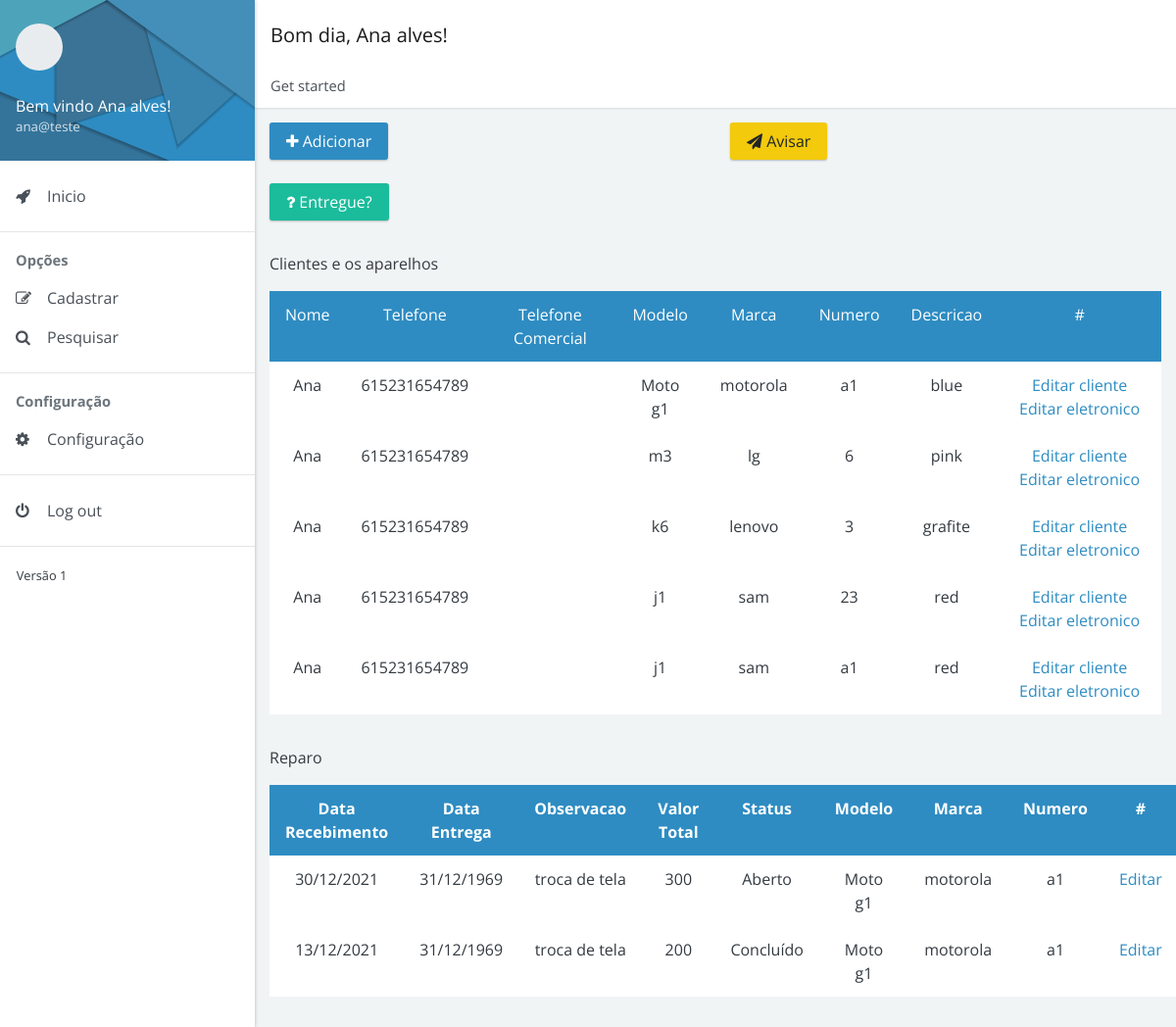
/dashboard/docs/pages/see/ver.php?id=14 (signed in), run on the app's committed database.
### tables this page shows
CREATE TABLE `cliente_eletronico` (
  `cliente_id_cliente` int(11) NOT NULL,
  `eletronico_id_eletronico` int(11) NOT NULL
);

CREATE TABLE `cliente` (
  `id_cliente` int(11) NOT NULL,
  `nome_completo` varchar(255) DEFAULT NULL,
  `email_cliente` varchar(255) NOT NULL,
  `telefone_celular` varchar(17) DEFAULT NULL,
  `telefone_contato` varchar(17) DEFAULT NULL,
  `endereco_id_endereco` int(11) NOT NULL,
  `login_id_login` int(11) NOT NULL
);

CREATE TABLE `eletronico` (
  `id_eletronico` int(11) NOT NULL,
  `modelo` varchar(255) DEFAULT NULL,
  `marca` varchar(255) DEFAULT NULL,
  `numero` varchar(50) DEFAULT NULL,
  `descricao` varchar(255) DEFAULT NULL
);

CREATE TABLE `reparo` (
  `id_reparo` int(11) NOT NULL,
  `data_recebimento` date DEFAULT NULL,
  `data_previsao` date DEFAULT NULL,
  `data_entrega` date DEFAULT NULL,
  `observacao` varchar(255) DEFAULT NULL,
  `mao_obra` float DEFAULT NULL,
  `custo_peca` float DEFAULT NULL,
  `valor_total` float DEFAULT NULL,
  `status_id_status` int(11) NOT NULL,
  `tecnico_id_tecnico` int(11) NOT NULL,
  `eletronico_id_eletronico` int(11) NOT NULL
);

CREATE TABLE `statu` (
  `id_status` int(11) NOT NULL,
  `nome_status` varchar(255) DEFAULT NULL
);

### dashboard/docs/pages/see/ver.php (the view, shortened to what this page needs)
<!doctype html>
<html lang="pt-br">
<head>
    <link rel="stylesheet" href="https://cdnjs.cloudflare.com/ajax/libs/font-awesome/4.7.0/css/font-awesome.min.css">
    <link href="../../../dist/admin4b.min.css?v=2.1.0" rel="stylesheet">
    <link href="../../assets/css/custom.css" rel="stylesheet">
    <link href="../../../dist/admin4b.min.css" rel="stylesheet" type="text/css" />
</head>
<body>
    <div class="app">
        <div class="app-sidebar">
            <div class="sidebar-header"><svg class="avatar">
                    <use href="assets/img/faces.svg" />
                </svg>
                <div class="username"><span>Bem vindo <?php session_start();
                                                        echo $_SESSION['nome_completo_login']; ?>!</span> <small><?php echo $_SESSION['email_usuario']; ?></small></div>
            </div>
            <div id="sidebar-nav" class="sidebar-nav">
                <ul>
                    <li><a href="../../index.php"><span class="sidebar-nav-icon fa fa-rocket"></span> <span class="sidebar-nav-text">Inicio</span></a></li>
                </ul>
                <hr><span class="sidebar-nav-header">Opções</span>
                <ul>
                    <li><a href="#forms" data-toggle="collapse"><span class="sidebar-nav-icon fa fa-pencil-square-o"></span> <span class="sidebar-nav-text">Cadastrar</span></a>
                    </li>
                    <li><a href="#search" data-toggle="collapse"><span class="sidebar-nav-icon fa fa-search"></span> <span class="sidebar-nav-text">Pesquisar</span></a>
                    </li>
                </ul>
                <hr><span class="sidebar-nav-header">Configuração</span>
                <ul>
                    <li><a href="../editar/configuracao_geral.php"><span class="sidebar-nav-icon fa fa-cog"></span> <span class="sidebar-nav-text">Configuração</span></a></li>
                </ul>
                <hr>
                <ul>
                    <li><a href="../../crud/sair.php"><span class="sidebar-nav-icon fa fa-power-off"></span> <span class="sidebar-nav-text">Log out</span></a></li>
                </ul>
                <hr>
                <small>Versão 1</small>
            </div>
        </div>
        <div class="app-content">
            <div class="content-header">
                <nav class="navbar navbar-expand navbar-light bg-white">
                    <div class="navbar-brand">
                        <?php
                        $hora_do_dia = date("H");
                        if (($hora_do_dia >= 00) && ($hora_do_dia <= 12)) {
                            echo "Bom dia, ";
                        } else if (($hora_do_dia >= 12) && ($hora_do_dia <= 18)) {
                            echo "Boa tarde, ";
                        } else {
                            echo "Boa noite, ";
                        }
                        echo $_SESSION['nome_completo_login'];
                        ?>!
                    </div>
                </nav>
                <nav>
                    <ol class="breadcrumb">
                        <li class="breadcrumb-item">Get started</li>
                    </ol>
                </nav>
            </div>
            <div class="content-body">
                <div class="container">
                    <div class="page-header">
                        <div class="row">
                            <div class="col-12 col-md-6 col-lg-6">
                                <?php
                                include_once '../../crud/conexao.php';
                                $id_vindo = $_GET['id'];
                                ?>
                                <form class="form-inline" method="POST" action="../adiconar_forms/adicionar.php?id=<?= $id_vindo ?>">
                                    <button type="submit" class="btn btn-primary"><i class="fa fa-plus" aria-hidden="true"></i> Adicionar</button>
                                </form>
                            </div>
                            <div class="col-12 col-md-6 col-lg-6">
                                <form action="formulario_email.php?id=<?= $id_vindo ?>" method="POST">
                                    <div>
                                        <button type="submit" class="btn btn-warning"><i class="fa fa-paper-plane" aria-hidden="true"></i> Avisar</button>
                                    </div>
                                </form>
                            </div>
                        </div> <br>
                        <div class="row">
                            <div class="col-sm-6 col-md-6">
                                <?php
                                $pesquisa = $conexao->query("SELECT * FROM `reparo` INNER JOIN statu ON reparo.status_id_status = statu.id_status
                                INNER JOIN tecnico  ON reparo.tecnico_id_tecnico = tecnico.id_tecnico INNER JOIN eletronico ON reparo.eletronico_id_eletronico = eletronico.id_eletronico
                                INNER JOIN endereco ON tecnico.endereco_id_endereco = endereco.id_endereco
                                INNER JOIN cliente_eletronico ON cliente_eletronico.eletronico_id_eletronico = eletronico.id_eletronico WHERE cliente_eletronico.cliente_id_cliente =  $id_vindo");
                                    while ($linha = $pesquisa->fetch()) {
                                        $id = $linha['id_reparo'];}
                                ?>
                                <form class="form-inline" method="POST" action="../editar/editar_aparelho_wreparo_data.php?id=<?= $id ?>">
                                    <button type="submit" class="btn btn-success"><i class="fa fa-question" aria-hidden="true"></i> Entregue?</button>
                                </form>
                            </div>
                        </div>
                        <div class="align-items-center" style="margin-top: 2em;">
                            <div class="">
                                <p>Clientes e os aparelhos</p>
                                <table class="table table-bordered table-hover text-center">
                                    <tr class="bg bg-primary text-white text-center">
                                        <td>Nome</td>
                                        <td>Telefone</td>
                                        <td>Telefone Comercial</td>
                                        <td>Modelo</td>
                                        <td>Marca</td>
                                        <td>Numero</td>
                                        <td>Descricao</td>
                                        <td> # </td>
                                    </tr>
                                    <?php
                                    $pesquisa = $conexao->query("SELECT * FROM cliente_eletronico INNER JOIN cliente ON cliente.id_cliente = cliente_eletronico.cliente_id_cliente
                                INNER JOIN eletronico ON eletronico.id_eletronico = cliente_eletronico.eletronico_id_eletronico INNER JOIN login ON cliente.login_id_login = login.id_login WHERE cliente.id_cliente = $id_vindo");
                                    while ($resultado = $pesquisa->fetch()) {
                                        $nome = $resultado['nome_completo'];
                                        $telefone = $resultado['telefone_celular'];
                                        $telefone2 = $resultado['telefone_contato'];
                                        $modelo = $resultado['modelo'];
                                        $marca = $resultado['marca'];
                                        $numero = $resultado['numero'];
                                        $descricao = $resultado['descricao'];
                                        $id_cliente = $resultado['cliente_id_cliente'];
                                        $id_eletronico = $resultado['eletronico_id_eletronico'];
                                    ?>
                                        <tr class="text-center">
                                            <td><?= $nome ?> </td>
                                            <td><?= $telefone ?> </td>
                                            <td><?= $telefone2 ?> </td>
                                            <td><?= $modelo ?> </td>
                                            <td><?= $marca ?> </td>
                                            <td><?= $numero ?> </td>
                                            <td><?= $descricao ?> </td>
                                            <td><a href="../editar/editar_cliente.php?id=<?= $id_cliente ?>" type="submit"><i class="bi bi-pencil-square"></i>Editar cliente</a>
                                                <a href="../editar/editar_aparelho.php?id=<?= $id_eletronico ?>" type="submit"><i class="bi bi-pencil-square"></i>Editar eletronico</a>
                                            </td>
                                        </tr>
                                    <?php
                                    }
                                    ?>
                                </table>
                            </div>
                        </div>
                        <div class="align-items-center">
                            <div class="" style="margin-top: 2em">
                                <p>Reparo</p>
                                <table class="table table-bordered table-hover text-center">
                                    <tr class="bg bg-primary text-white text-center">
                                        <th>Data Recebimento</th>
                                        <th>Data Entrega</th>
                                        <th>Observacao</th>
                                        <th>Valor Total</th>
                                        <th>Status</th>
                                        <th>Modelo</th>
                                        <th>Marca</th>
                                        <th>Numero</th>
                                        <th>#</th>
                                    </tr>
                                    <?php
                                    $pesquisa = $conexao->query("SELECT * FROM `reparo` INNER JOIN statu ON reparo.status_id_status = statu.id_status
                                INNER JOIN tecnico  ON reparo.tecnico_id_tecnico = tecnico.id_tecnico INNER JOIN eletronico ON reparo.eletronico_id_eletronico = eletronico.id_eletronico
                                INNER JOIN endereco ON tecnico.endereco_id_endereco = endereco.id_endereco
                                INNER JOIN cliente_eletronico ON cliente_eletronico.eletronico_id_eletronico = eletronico.id_eletronico WHERE cliente_eletronico.cliente_id_cliente =  $id_vindo");
                                    while ($linha = $pesquisa->fetch()) {
                                        $id = $linha['id_reparo'];
                                        $data1 = $linha['data_recebimento'];
                                        $data_recebimento = date('d/m/Y', strtotime($data1));
                                        $data3 = $linha['data_entrega'];
                                        $data_entrega = date('d/m/Y', strtotime($data3));
                                        $observacao = $linha['observacao'];
                                        $valor_total = $linha['valor_total'];
                                        $nome_status = $linha['nome_status'];
                                        $modelo = $linha['modelo'];
                                        $marca = $linha['marca'];
                                        $numero = $linha['numero'];
                                    ?>
                                        <tr class="text-center">
                                            <td>
                                                <?= $data_recebimento ?>
                                            </td>
                                            <td>
                                                <?= $data_entrega ?>
                                            </td>
                                            <td>
                                                <?= $observacao ?>
                                            </td>
                                            <td>
                                                <?= $valor_total ?>
                                            </td>
                                            <td>
                                                <?= $nome_status ?>
                                            </td>
                                            <td>
                                                <?= $modelo ?>
                                            </td>
                                            <td>
                                                <?= $marca ?>
                                            </td>
                                            <td>
                                                <?= $numero ?>
                                            </td>
                                            <td>
                                                <a href="../editar/editar_aparelho_reparo.php?id=<?= ($id) ?>" type="submit"><i class="bi bi-pencil-square"></i>Editar</a>
                                            </td>
                                        </tr>
                                    <?php
                                    }
                                    ?>
                                </table>
                            </div>
                        </div>
                    </div>
                </div>
</body>
</html>

### dashboard/docs/assets/css/custom.css (style rules this page uses)
.app-sidebar .sidebar-header { background-image: url("/docs/assets/img/sidebar-header.svg"); background-repeat: no-repeat; background-size: 100% 100%; }

### data on the page
cliente_eletronico: cliente_id_cliente.nome_completo "Ana", cliente_id_cliente.telefone_celular "615231654789", eletronico_id_eletronico.modelo "Moto g1", eletronico_id_eletronico.marca "motorola", eletronico_id_eletronico.numero "a1", eletronico_id_eletronico.descricao "blue"
cliente_eletronico: cliente_id_cliente.nome_completo "Ana", cliente_id_cliente.telefone_celular "615231654789", eletronico_id_eletronico.modelo "m3", eletronico_id_eletronico.marca "lg", eletronico_id_eletronico.numero "6", eletronico_id_eletronico.descricao "pink"
cliente_eletronico: cliente_id_cliente.nome_completo "Ana", cliente_id_cliente.telefone_celular "615231654789", eletronico_id_eletronico.modelo "k6", eletronico_id_eletronico.marca "lenovo", eletronico_id_eletronico.numero "3", eletronico_id_eletronico.descricao "grafite"
cliente_eletronico: cliente_id_cliente.nome_completo "Ana", cliente_id_cliente.telefone_celular "615231654789", eletronico_id_eletronico.modelo "j1", eletronico_id_eletronico.marca "sam", eletronico_id_eletronico.numero "23", eletronico_id_eletronico.descricao "red"
cliente_eletronico: cliente_id_cliente.nome_completo "Ana", cliente_id_cliente.telefone_celular "615231654789", eletronico_id_eletronico.modelo "j1", eletronico_id_eletronico.marca "sam", eletronico_id_eletronico.numero "a1", eletronico_id_eletronico.descricao "red"
reparo: observacao "troca de tela", valor_total "300", status_id_status.nome_status "Aberto", eletronico_id_eletronico.modelo "Moto g1", eletronico_id_eletronico.marca "motorola", eletronico_id_eletronico.numero "a1"
reparo: observacao "troca de tela", valor_total "200", status_id_status.nome_status "Concluído", eletronico_id_eletronico.modelo "Moto g1", eletronico_id_eletronico.marca "motorola", eletronico_id_eletronico.numero "a1"

### other printed values
$_SESSION['nome_completo_login'] "Ana alves"
$_SESSION['email_usuario'] "ana@teste"
